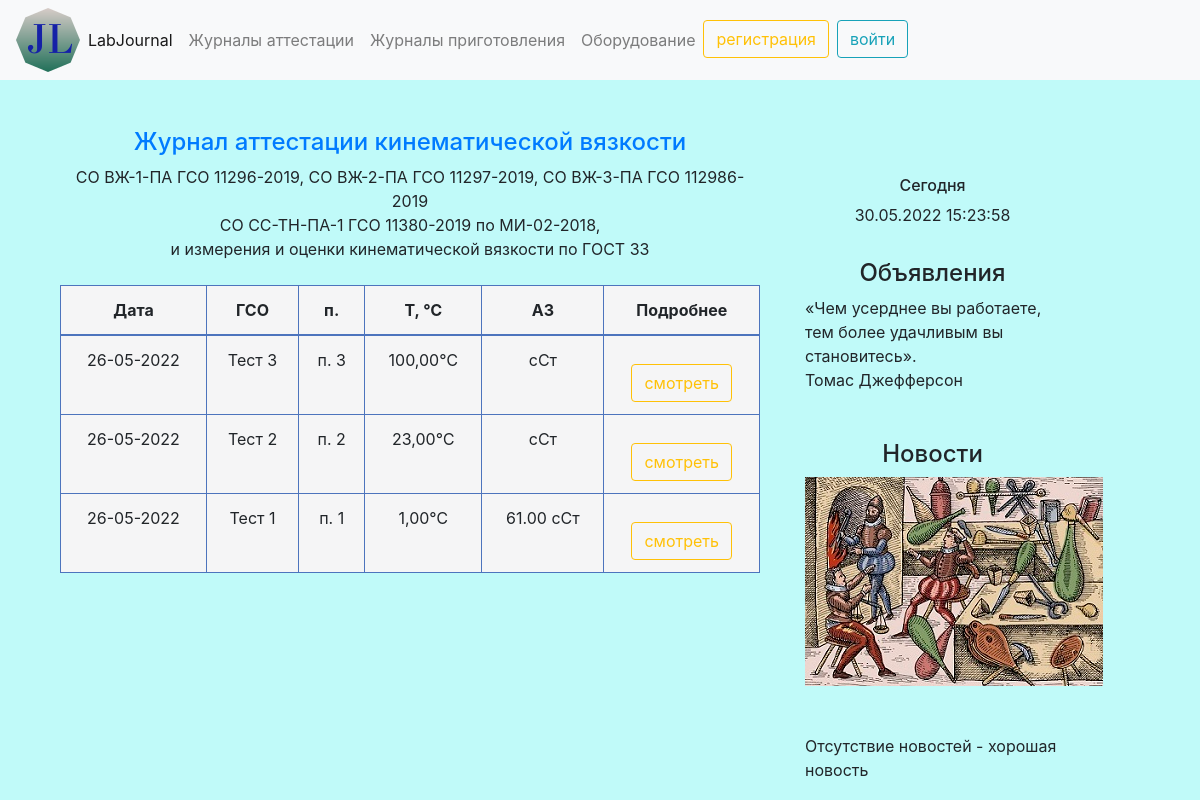
Before: /attestationJ/kinematicviscosity/attestation/ with the older database file.
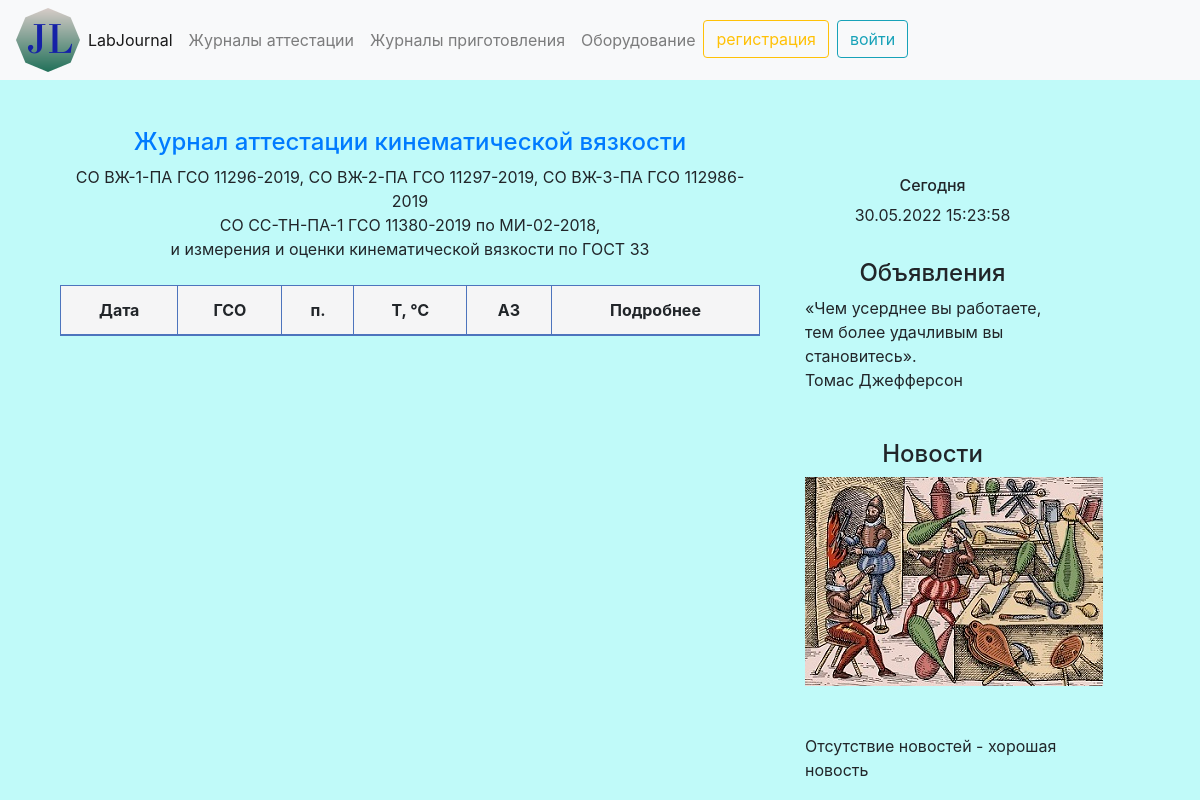
After: the same page with the newer database file.
### kinematicviscosity/models.py (models this page shows, shortened)
class ViscosityMJL(models.Model):
    date = models.DateField('Дата', auto_now_add=True, db_index=True)
    name = models.CharField('Наименование', max_length=100, default='0')
    lot = models.CharField('Партия', max_length=100)
    ndocumentoptional = (('ГОСТ 33', 'ГОСТ 33'),
                         ('МИ-01', 'МИ-01'),
                         ('оценка', 'оценка вязкости'))
    ndocument = models.CharField('Метод испытаний', max_length=100, choices=ndocumentoptional, default='МИ-01')
    temperature = models.DecimalField('Температура, ℃', max_digits=5, decimal_places=2, default='0')
    termostatition = models.BooleanField(verbose_name='Термостатировано не менее 20 минут', blank=True)
    temperatureCheck = models.BooleanField(verbose_name='Температура контролируется внешним поверенным термометром', blank=True)
    termometer = models.CharField('Внутренний номер термометра', max_length=10, default='0')
    ViscosimeterNumber1 = models.CharField('Заводской номер вискозиметра № 1', max_length=10, default='0')  # todo ForeignKey
    Konstant1 = models.DecimalField('Константа вискозиметра № 1', max_digits=20, decimal_places=6, default='0')
    ViscosimeterNumber2 = models.CharField('Заводской номер вискозиметра № 2', max_length=10, default='0', null=True)
    Konstant2 = models.DecimalField('Константа вискозиметра № 2', max_digits=20, decimal_places=6, default='0', null=True)
    plustimeminK1T1 = models.DecimalField('Время истечения K1T1, + мин', max_digits=3, decimal_places=0, null=True)
    plustimesekK1T1 = models.DecimalField('Время истечения K1T1, + cек', max_digits=5, decimal_places=2, null=True)
    plustimeminK1T2 = models.DecimalField('Время истечения K1T2, + мин', max_digits=3, decimal_places=0, null=True)
    plustimesekK1T2 = models.DecimalField('Время истечения K1T2, + cек', max_digits=5, decimal_places=2, null=True)
    plustimeminK2T1 = models.DecimalField('Время истечения K2T1, + мин', max_digits=3, decimal_places=0, null=True)
    plustimesekK2T1 = models.DecimalField('Время истечения K2T1, + cек', max_digits=5, decimal_places=2, null=True)
    plustimeminK2T2 = models.DecimalField('Время истечения K2T2, + мин', max_digits=3, decimal_places=0, null=True)
    plustimesekK2T2 = models.DecimalField('Время истечения K2T2, + cек', max_digits=5, decimal_places=2, null=True)
    performer = models.ForeignKey(User, on_delete=models.CASCADE)
    timeK1T1_sec = models.DecimalField('Время истечения K1T1, в секундах', max_digits=7, decimal_places=2, default=0.00, null=True)
    timeK1T2_sec = models.DecimalField('Время истечения K1T2, в секундах', max_digits=7, decimal_places=2, default=0.00, null=True)
    timeK2T1_sec = models.DecimalField('Время истечения K2T1, в секундах', max_digits=7, decimal_places=2, default=0.00, null=True)
    timeK2T2_sec = models.DecimalField('Время истечения K2T2, в секундах', max_digits=7, decimal_places=2, default=0.0, null=True)
    timeK1_avg = models.DecimalField('Время истечения среднее 1, в секундах', max_digits=7, decimal_places=2, default=0.00, null=True)
    timeK2_avg = models.DecimalField('Время истечения среднее 2, в секундах', max_digits=7, decimal_places=2, default=0.00, null=True)
    viscosity1 = models.DecimalField('Вязкость кинематическая 1', max_digits=20, decimal_places=5, default=0.0000000, null=True)
    viscosity2 = models.DecimalField('Вязкость кинематическая 2', max_digits=20, decimal_places=5, default=0.0000000, null=True)
    viscosityAVG = models.DecimalField('Вязкость кинематическая среднее', max_digits=20, decimal_places=5, default=0.0000000, null=True)
    resultMeas = models.CharField('Результат измерений уд/неуд', max_length=100,  default='неудовлетворительно', null=True)
    cause = models.CharField('Причина', max_length=100, default='', null=True)
    delta = models.CharField('Не превышает Δ', max_length=100, null=True)
    termostatition_words = models.CharField('Термостатировано не менее 20 минут - словами', max_length=1, null=True)
    constit = models.CharField(max_length=300, choices=CHOICES, default='Проба содержит октол/нефть', null=True)
    kriteriy = models.DecimalField('Критерий приемлемости измерений', max_digits=2, decimal_places=1, null=True)
    accMeasurement = models.DecimalField('Оценка приемлемости измерений', max_digits=5, decimal_places=1, null=True)
    relerror = models.DecimalField('Относительная  погрешность', max_digits=3, decimal_places=1, null=True, default=0.3)
    abserror = models.FloatField('Абсолютная  погрешность', null=True)
    abserror_text = models.CharField(max_length=300, default='', null=True)
    certifiedValue = models.DecimalField('Аттестованное значение', max_digits=20, decimal_places=10, null=True)
    certifiedValue_text = models.CharField(max_length=300, default='', null=True)
    oldCertifiedValue = models.CharField('Предыдущее аттестованное значение', max_length=300, null=True,  default='')
    deltaOldCertifiedValue = models.DecimalField('Оценка разницы с предыдущим значением',
                                                 max_digits=10, decimal_places=4, null=True)
    deltaOldCertifiedValue_text = models.CharField(max_length=300, default='', null=True)
    resultWarning = models.CharField(max_length=300, default='', null=True)
    class Meta:
        verbose_name = 'Измерение кинематической вязкости'
        verbose_name_plural = 'Измерения кинематической вязкости'

### kinematicviscosity/views.py (the view)
# urls.py: path('kinematicviscosity/attestation/', views.AllKinematicviscosityView.as_view(), name='All'),
class AllKinematicviscosityView(View):
    def get(self, request):
        viscosityobjects = ViscosityMJL.objects.order_by('-date')
        return render(request, 'kinematicviscosity/journal.html', {'viscosityobjects': viscosityobjects})

### kinematicviscosity/templates/kinematicviscosity/journal.html (shortened to what this page needs)
{% extends 'main/base.html' %}
{% block content %}
    <div style="text-align: center;"><h4><a href="/attestationJ/kinematicviscosity/"> Журнал аттестации кинематической вязкости </a></h4></div>
    <div style="text-align: center;">СО ВЖ-1-ПА ГСО 11296-2019,
        СО ВЖ-2-ПА ГСО 11297-2019, СО ВЖ-3-ПА ГСО 112986-2019</div>
    <div style="text-align: center;">СО СС-ТН-ПА-1 ГСО 11380-2019 по МИ-02-2018,</div>
    <div style="text-align: center;">и измерения и оценки кинематической вязкости по ГОСТ 33</div>
<br>
<table class="table table-bordered">
<thead>
    <tr>
      <th> <div style="text-align: center;"> Дата </div></th>
      <th> <div style="text-align: center;"> ГСО </div></th>
      <th> <div style="text-align: center;"> п. </div></th>
      <th> <div style="text-align: center;"> Т, ℃  </div></th>
        <th> <div style="text-align: center;"> АЗ  </div></th>
      <th> <div style="text-align: center;"> Подробнее  </div></th>
    </tr>
  </thead>
  <tbody>
{% for obj in viscosityobjects %}
    <tr>
      <td align="center">{{ obj.date|date:"d-m-Y" }}</td>
      <td align="center"> {{ obj.name }}</td>
      <td align="center"> п. {{ obj.lot }}</td>
      <td align="center">{{ obj.temperature }}℃ </td>
      <td align="center">{{ obj.certifiedValue_text }} сСт </td>
      <td align="center"><a href="{% url 'Str' obj.id %}"  class="btn btn-outline-warning mt-3">смотреть</a></td>
    </tr>
{% endfor %}
  </tbody>
</table>
{% endblock %}

Changed rows visible on the page:
removed ViscosityMJL: date "26-05-2022", name "Тест 3", lot "3", temperature "100,00"
removed ViscosityMJL: date "26-05-2022", name "Тест 2", lot "2", temperature "23,00"
removed ViscosityMJL: date "26-05-2022", name "Тест 1", lot "1", temperature "1,00", certifiedValue_text "61.00"
